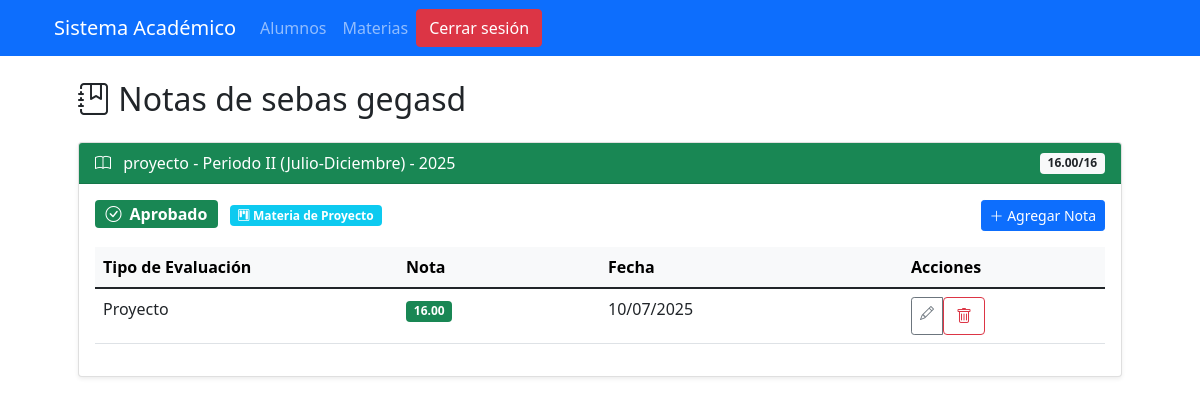
The page /alumno/1/notas/ (signed in) on the database its author committed.
### formulario/models.py (models this page shows, shortened)
class Alumno(models.Model):
    nombre = models.CharField(max_length=100)
    apellido = models.CharField(max_length=100)
    edad = models.PositiveIntegerField()
    direccion = models.TextField()
    email = models.EmailField(unique=True)
    telefono = models.CharField(max_length=15)
    fecha_inscripcion = models.DateField(auto_now_add=True)
    foto = models.ImageField(upload_to='estudiantes/', blank=True, null=True, verbose_name="Foto del alumno")
    matricula = models.CharField(max_length=20, unique=True, blank=True, null=True)
    class Meta:
        ordering = ['apellido', 'nombre']

class Inscripcion(models.Model):
    alumno = models.ForeignKey(Alumno, on_delete=models.CASCADE)
    materia = models.ForeignKey(Materia, on_delete=models.CASCADE)
    periodo = models.ForeignKey(Periodo, on_delete=models.CASCADE)
    fecha_inscripcion = models.DateField(auto_now_add=True)
    class Meta:
        unique_together = ('alumno', 'materia', 'periodo')
        verbose_name_plural = 'Inscripciones'
        ordering = ['-fecha_inscripcion']
    def calcular_promedio_general(self):
        from django.db.models import Avg
        resultado = self.notas.aggregate(promedio=Avg('valor'))
        return resultado['promedio'] if resultado['promedio'] is not None else 0
    def calcular_promedio_proyecto(self):
        return self.calcular_promedio_general()  # El cálculo es igual, cambia el mínimo
    def es_materia_proyecto(self):
        return 'proyecto' in self.materia.nombre.lower()
    @property
    def promedio(self):
        if self.es_materia_proyecto():
            return self.calcular_promedio_proyecto()
        return self.calcular_promedio_general()
    @property
    def nota_minima_aprobatoria(self):
        return 16 if self.es_materia_proyecto() else 12
    @property
    def aprobada(self):
        return self.promedio >= self.nota_minima_aprobatoria if self.notas.exists() else False

class Materia(models.Model):
    nombre = models.CharField(max_length=100)
    descripcion = models.TextField(blank=True, null=True)
    profesor = models.ForeignKey(Profesor, on_delete=models.SET_NULL, null=True, blank=True, related_name='materias_impartidas')
    nota_minima_aprobatoria = models.DecimalField(
        max_digits=5,
        decimal_places=2,
        default=10,
        validators=[MinValueValidator(0), MaxValueValidator(20)]
    )
    class Meta:
        ordering = ['nombre']
        verbose_name_plural = 'Materias'

class Periodo(models.Model):
    PERIODO_CHOICES = [
        ('I', 'Periodo I (Enero-Junio)'),
        ('II', 'Periodo II (Julio-Diciembre)'),
    ]
    nombre = models.CharField(max_length=2, choices=PERIODO_CHOICES, unique=True)
    año_actual = models.PositiveIntegerField(
        default=obtener_año_actual,  # Usamos la función definida arriba
        verbose_name="Año"
    )
    class Meta:
        verbose_name = "Período"
        verbose_name_plural = "Períodos"
        ordering = ['-año_actual', 'nombre']
    def __str__(self):
        return f"{self.get_nombre_display()} - {self.año_actual}"

class Nota(models.Model):
    TIPOS_EVALUACION = [
        ('P1', 'Examen'),
        ('P2', 'Taller'),
        ('P3', 'Exposición'),
        ('EX', 'Examen Final'),
        ('TA', 'Tarea'),
        ('PR', 'Proyecto'),
        ('OT', 'Otro'),
    ]
    inscripcion = models.ForeignKey(Inscripcion, on_delete=models.CASCADE, related_name='notas')
    tipo = models.CharField(max_length=2, choices=TIPOS_EVALUACION, default='P1')
    valor = models.DecimalField(
        max_digits=5,
        decimal_places=2,
        validators=[
            MinValueValidator(0),
            MaxValueValidator(100)
        ]
    )
    fecha_registro = models.DateField(auto_now_add=True)
    comentario = models.TextField(blank=True, null=True)
    class Meta:
        ordering = ['fecha_registro']
        verbose_name_plural = 'Notas'

### formulario/views.py (the view)
# urls.py: path('alumno/<int:alumno_id>/notas/', views.lista_notas_alumno, name='lista_notas_alumno'),
@login_required
def lista_notas_alumno(request, alumno_id):
    alumno = get_object_or_404(Alumno, pk=alumno_id)
    inscripciones = Inscripcion.objects.filter(alumno=alumno).select_related('materia', 'periodo').prefetch_related('notas')
    for inscripcion in inscripciones:
        inscripcion.datos_extra = {
            'es_proyecto': inscripcion.es_materia_proyecto(),
            'nota_minima': inscripcion.nota_minima_aprobatoria,
            'estado_aprobacion': inscripcion.aprobada
        }
    return render(request, 'formulario/lista_notas.html', {
        'alumno': alumno,
        'inscripciones': inscripciones
    })

### formulario/templates/formulario/lista_notas.html (shortened to what this page needs)
{% extends 'base.html' %}
{% load static %}
{% block content %}
<div class="container mt-4">
  <h2 class="mb-4"><i class="bi bi-journal-bookmark"></i> Notas de {{ alumno.nombre }} {{ alumno.apellido }}</h2>
  {% for inscripcion in inscripciones %}
  <div class="card mb-4 shadow-sm">
    <div class="card-header {% if inscripcion.datos_extra.estado_aprobacion %}bg-success{% else %}bg-danger{% endif %} text-white d-flex justify-content-between align-items-center">
      <span>
        <i class="bi bi-book me-2"></i>
        {{ inscripcion.materia.nombre }} - {{ inscripcion.periodo }}
      </span>
      <span class="badge bg-light text-dark">
        {{ inscripcion.promedio|floatformat:2 }}/{{ inscripcion.datos_extra.nota_minima }}
      </span>
    </div>
    <div class="card-body">
      <div class="d-flex justify-content-between mb-3">
        <div>
          <span class="badge bg-{% if inscripcion.datos_extra.estado_aprobacion %}success{% else %}danger{% endif %} fs-6">
            {% if inscripcion.datos_extra.estado_aprobacion %}
            <i class="bi bi-check-circle me-1"></i> Aprobado
            {% else %}
            <i class="bi bi-x-circle me-1"></i> No aprobado
            {% endif %}
          </span>
          {% if inscripcion.datos_extra.es_proyecto %}
          <span class="badge bg-info ms-2">
            <i class="bi bi-kanban"></i> Materia de Proyecto
          </span>
          {% endif %}
        </div>
        <div>
          <a href="{% url 'formulario:registrar_nota' inscripcion.id %}" class="btn btn-sm btn-primary">
            <i class="bi bi-plus-lg"></i> Agregar Nota
          </a>
        </div>
      </div>
      <div class="table-responsive">
        <table class="table table-hover">
          <thead class="table-light">
            <tr>
              <th width="30%">Tipo de Evaluación</th>
              <th width="20%">Nota</th>
              <th width="30%">Fecha</th>
              <th width="20%">Acciones</th>
            </tr>
          </thead>
          <tbody>
            {% for nota in inscripcion.notas.all %}
            <tr>
              <td>{{ nota.get_tipo_display }}</td>
              <td>
                <span class="badge {% if nota.valor >= inscripcion.datos_extra.nota_minima %}bg-success{% else %}bg-warning text-dark{% endif %}">
                  {{ nota.valor }}
                </span>
              </td>
              <td>{{ nota.fecha_registro|date:"d/m/Y" }}</td>
              <td>
                <div class="btn-group btn-group-sm">
                  <a href="#" class="btn btn-outline-secondary" title="Editar">
                    <i class="bi bi-pencil"></i>
                  </a>
                  <form method="post" action="{% url 'formulario:eliminar_nota' nota.id %}">
                    <button type="submit" class="btn btn-outline-danger" title="Eliminar" onclick="return confirm('¿Está seguro que desea eliminar esta nota?')">
                      <i class="bi bi-trash"></i>
                    </button>
                  </form>
                </div>
              </td>
            </tr>
            {% empty %}
            <tr>
              <td colspan="4" class="text-center text-muted">
                <i class="bi bi-exclamation-circle"></i> No hay notas registradas para esta materia
              </td>
            </tr>
            {% endfor %}
          </tbody>
        </table>
      </div>
    </div>
  </div>
  {% endfor %}
</div>
{% endblock %}

### rows shown on the page
Alumno: nombre "sebas", apellido "gegasd"
Inscripcion: materia.nombre "proyecto", periodo "Periodo II (Julio-Diciembre) - 2025", promedio "16.00", datos_extra.nota_minima "16", shows "Aprobado", shows "Materia de Proyecto"
Nota: tipo "Proyecto", valor "16.00", fecha_registro "10/07/2025"
